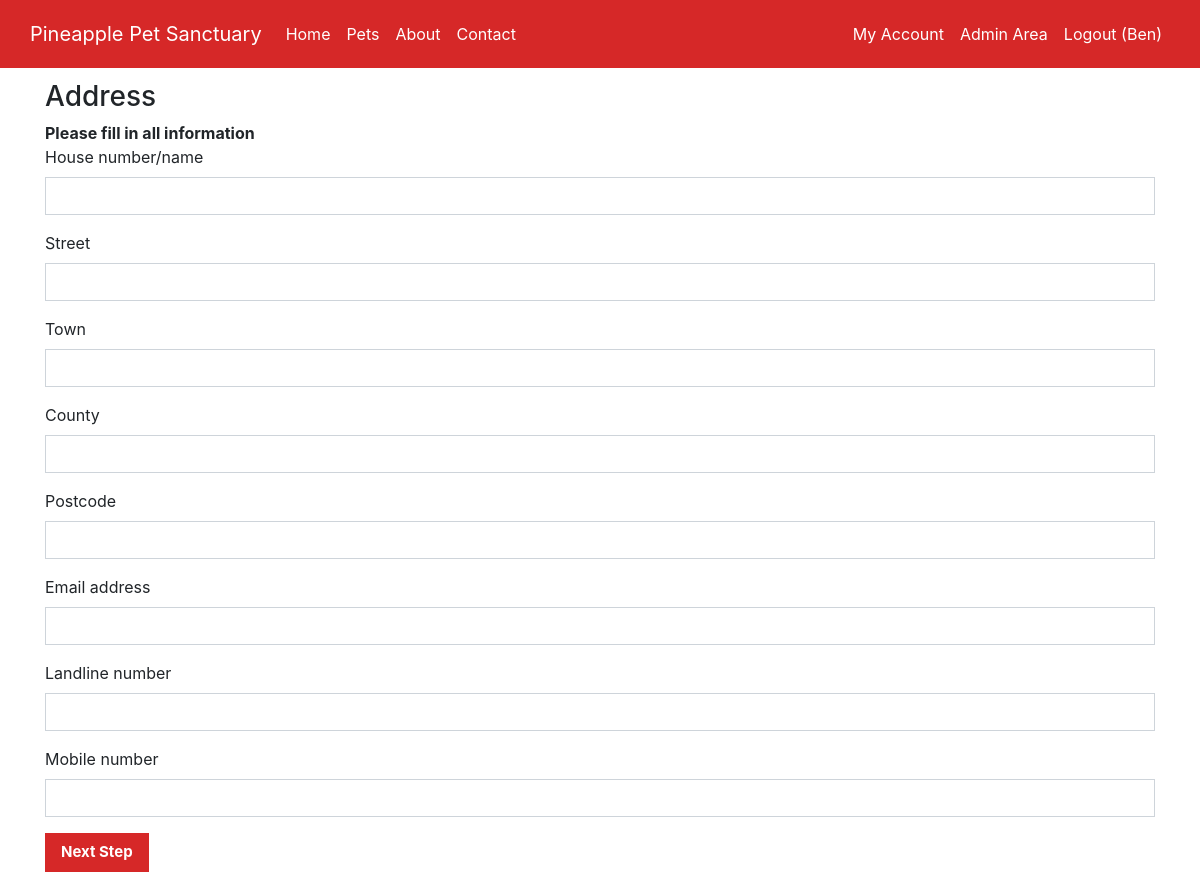
/form.php (signed in), run on the app's committed database.
### tables this page shows
CREATE TABLE IF NOT EXISTS category(
  category_id INT(64) PRIMARY KEY AUTO_INCREMENT,
  category_name VARCHAR(64) NOT NULL
);

CREATE TABLE IF NOT EXISTS question(
  question_id INT(64) PRIMARY KEY AUTO_INCREMENT,
  category_id INT(64) NOT NULL,
  question_text TEXT(200) NOT NULL,
  question_type VARCHAR(10) NOT NULL,
  CONSTRAINT FK_question_category_id FOREIGN KEY (category_id) REFERENCES category(category_id) ON DELETE CASCADE
);

### form.php (the view, shortened to what this page needs)
<?php
require_once('includes/connect.php');
include_once('includes/header.php');
if(!isset($_SESSION['user_id'])){
  redirect('login.php');
  exit();
}else{
  if(isset($_GET['c'])){
    $category = $_GET['c'];
  }else{
    $category = 1;
  }
  $sql = 'SELECT *
  FROM question
  INNER JOIN category ON question.category_id = category.category_id
  WHERE question.category_id = ?';
  $stmt = $pdo->prepare($sql);
  $stmt->execute([$category]);
  $questions = $stmt->fetchAll();
  }
?>
<div class="container" id="main">
  <form method="post" action="form.php?id=<?php echo $_GET['id'] . '&c=' . $category ?>">
    <?php
      if($questions){
        echo '<h3>' . $questions[0]->category_name . '</h3>';
        echo '<strong>Please fill in all information</strong>';
        foreach($questions as $question){
          if($question->question_type == 'input'){
            echo '<div class="form-group">';
            echo '<label>' . $question->question_text . '</label>';
            echo '<input type="text" class="form-control" name="' . $question->question_id . '[' . $question->question_type . ']">';
            echo '</div>';
          }else if($question->question_type == 'dropdown'){
            echo '<div class="form-group">';
            echo '<label>' . $question->question_text . '</label>';
            echo '<select class="form-control" name="' . $question->question_id . '[' . $question->question_type . ']">';
            $answers = getAnswers($pdo, $question->question_id);
            if($answers){
              foreach($answers as $answer){
                echo '<option value="' . $answer->possible_answer_id . '">' . $answer->possible_answer_value . '</option>';
              }
            }
            echo '</select>';
            echo '</div>';
          }else if($question->question_type == 'check'){
            echo '<div class="form-group">';
            echo '<label>' . $question->question_text . '</label>';
            $answers = getAnswers($pdo, $question->question_id);
            if($answers){
              foreach($answers as $answer){
                echo '<div class="form-check">';
                echo '<input class="form-check-input" type="checkbox" name="' . $question->question_id . '[' . $question->question_type . '][' . $answer->possible_answer_id . ']" value="' . $answer->possible_answer_id . '">';
                echo '<label class="form-check-label">' . $answer->possible_answer_value . '</label>';
                echo '</div>';
              }
            }
            echo '</div>';
          }else if($question->question_type == 'text'){
            echo '<div class="form-group">';
            echo '<label>' . $question->question_text . '</label>';
            echo '<textarea class="form-control" cols="30" rows="10" name="' . $question->question_id . '[' . $question->question_type . ']"></textarea>';
            echo '</div>';
          }
        }
      }else{
        sendEmail($pdo);
        redirect('dashboard.php');
        exit();
      }
    ?>
    <button type="submit" class="">Next Step</button>
  </form>
</div>
<?php
include('includes/footer.php');
?>

### css/main.css (style rules this page uses)
#main { margin-top: 1%; }
select, textarea, input { border-radius: 0px !important; }
button { font-size: 15px; padding: 8px 16px; border: none; background-color: #D62828; color: white; font-weight: bold; display: inline-block; }

### data on the page
category: category_name "Address"
question: question_text "House number/name"
question: question_text "Street"
question: question_text "Town"
question: question_text "County"
question: question_text "Postcode"
question: question_text "Email address"
question: question_text "Landline number"
question: question_text "Mobile number"

### other printed values
$_SESSION['first_name'] "Ben"
